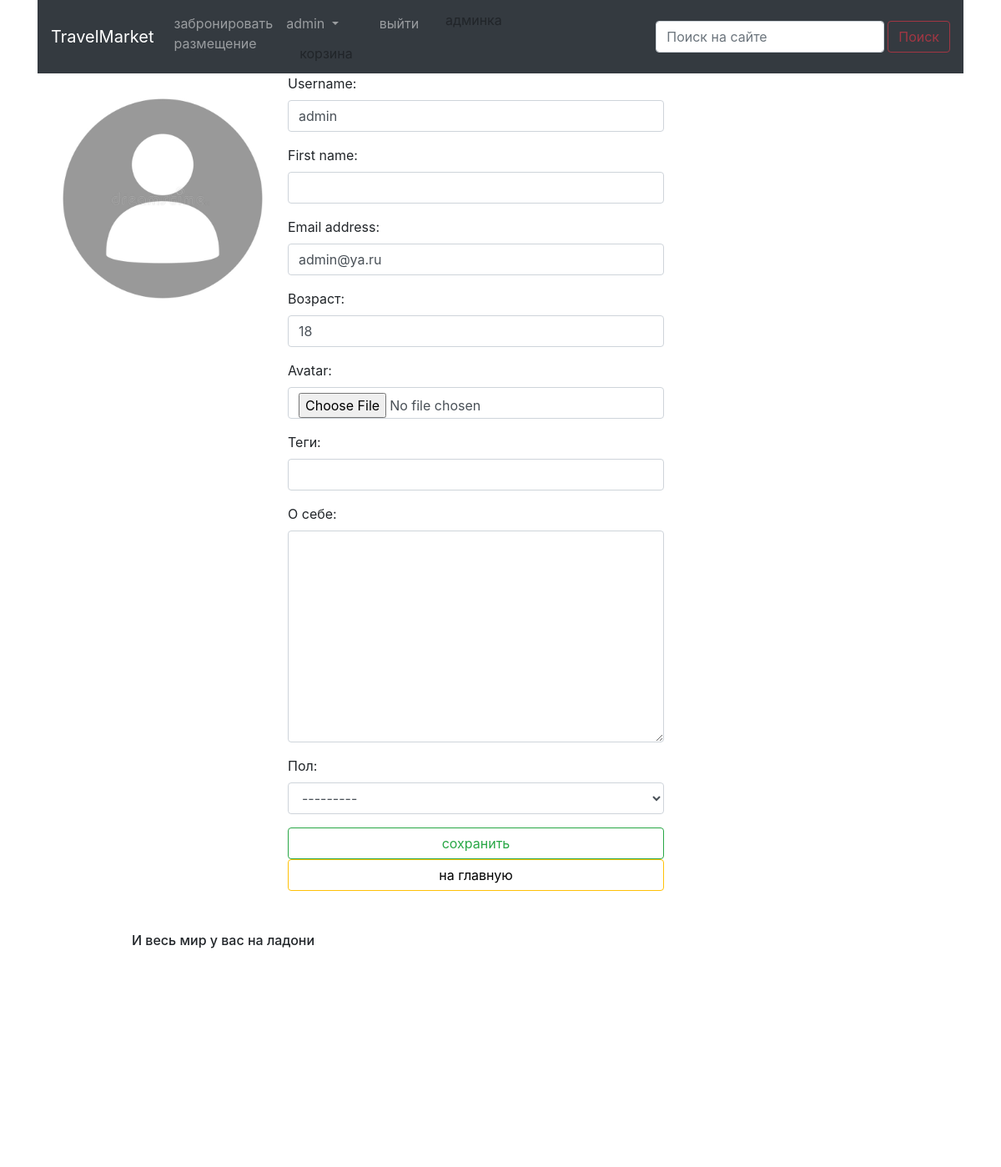
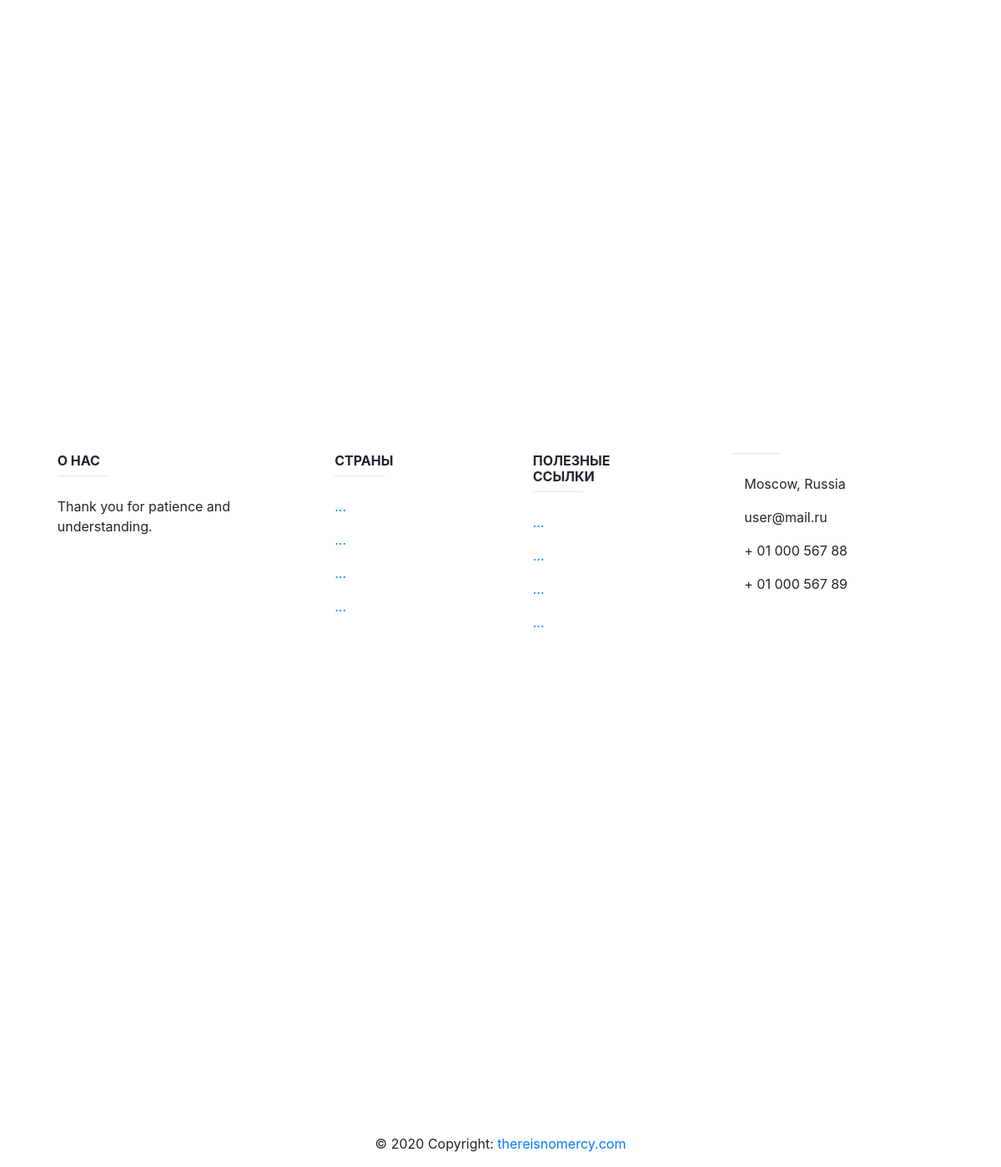
Page /auth/edit/ (signed in) on the committed database (2 pictures, top to bottom).
### authapp/models.py (models this page shows)
class TravelUser(AbstractUser):
    avatar = models.ImageField(upload_to='users_avatars', blank=True)
    age = models.PositiveIntegerField(verbose_name='возраст', default=18)

### authapp/views.py (the view)
# urls.py: path('edit/', authapp.edit, name='edit'),
@transaction.atomic()
def edit(request):
    title = 'редактирование'
    if request.method == 'POST':
        edit_form = TravelUserEditForm(request.POST,
                                       request.FILES, instance=request.user)
        profile_form = TravelUserProfileEditForm(
            request.POST, instance=request.user.traveluserprofile)
        if edit_form.is_valid() and profile_form.is_valid():
            edit_form.save()
            return HttpResponseRedirect(reverse('auth:edit'))
    else:
        edit_form = TravelUserEditForm(instance=request.user)
        profile_form = TravelUserProfileEditForm(instance=
                                                 request.user.traveluserprofile)
    content = {'title': title,
               'edit_form': edit_form,
               'profile_form': profile_form}
    return render(request, 'authapp/edit.html', content)

### authapp/forms.py (shortened to what this page needs)
class TravelUserEditForm(UserChangeForm):
    class Meta:
        model = TravelUser
        fields = ('username', 'first_name', 'email', 'age', 'avatar',
                  'password')
    def __init__(self, *args, **kwargs):
        super().__init__(*args, **kwargs)
        for field_name, field in self.fields.items():
            field.widget.attrs['class'] = 'form-control'
            field.help_text = ''
            if field_name == 'password':
                field.widget = forms.HiddenInput()

class TravelUserProfileEditForm(forms.ModelForm):
    class Meta:
        model = TravelUserProfile
        fields = ('tagline', 'aboutMe', 'gender')
    def __init__(self, *args, **kwargs):
        super(TravelUserProfileEditForm, self).__init__(*args, **kwargs)
        for field_name, field in self.fields.items():
            field.widget.attrs['class'] = 'form-control'

### authapp/templates/authapp/edit.html (shortened to what this page needs)
{% extends 'authapp/base.html' %}
{% load static %}
{% block content %}
    <div class="container form-group row">
        <div class="user_avatar float-right">
            <img src="/media/{{ user.avatar|default:'users_avatars/default.jpg' }}">
        </div>
        <div>
            <form class="col-lg-offset-4  form-horizontal "
                  action="{% url 'auth:edit' %}" method="post"
                  enctype="multipart/form-data">
                {{ edit_form.as_p }}
                {{ profile_form.as_p }}
                <input class="form-control btn btn-outline-success"
                       type="submit" value="сохранить">
                <button class="btn btn-outline-warning
                form-control col-lg-offset-4 last">
                    <a style="color: black; text-decoration: none"
                       href="{% url 'main' %}" class="">
                        на главную
                    </a>
                </button>
            </form>
        </div>
    </div>
{% endblock %}

### mainapp/templates/mainapp/includes/inc_menu.html (shortened to what this page needs)
<div class="">
<nav class="navbar navbar-expand-lg navbar-dark bg-dark ">
    <div class="collapse navbar-collapse" id="navbarTogglerDemo01">
        <a class="navbar-brand" href="{% url 'main' %}">TravelMarket</a>
        <ul class="navbar-nav mr-auto mt-2 mt-lg-0">
            <li class="nav-item"><a class="nav-link"
                                    href="{% url 'acc:index' %}">
                забронировать размещение</a></li>
            <li class="nav-item dropdown">
                {% if user.is_authenticated %}
                    <a class="nav-link dropdown-toggle"
                       href="" data-toggle="dropdown" aria-haspopup="true"
                       aria-expanded="false">
                        {{ user|default:'пользователь' }}
                    </a>
                    <a class="dropdown-item" href="{% url 'basket:view' %}">
                        корзина
                    </a>
                    <li class="nav-item">
                        <a class="nav-link"
                           href="{% url 'auth:logout' %}">выйти</a>
                    </li>
                {% else %}
                    <li class="nav-item">
                        <a class="nav-link"
                           href="{% url 'auth:login' %}">войти</a>
                    </li>
                {% endif %}
                {% if user.is_superuser %}
                        <a class="dropdown-item" href="{% url 'admin:users' %}">админка</a>
                {% endif %}
            </li>
        </ul>
        <form class="form-inline my-2 my-lg-0" >
            <input class="form-control mr-sm-1 " action="{% url 'acc:index' %}"
                   type="search" placeholder="Поиск на сайте" aria-label="Search"
            name="search">
            <button class="btn btn-outline-danger my-2 my-sm-0 disabled"
                    type="submit">Поиск</button>
        </form>
    </div>
</nav>
</div>

### static/css/style.css (style rules this page uses)
* { margin: 0; padding: 0; }
button.last { margin-bottom: 10px; }
body { font-family: 'Montserrat', sans-serif; }
html, body { height: 100%; }
.user_avatar img { width: 300px; border-radius: 25px; }
.container { width: 1366px; margin: 0 auto; min-height: 100%; }

### rows in the picture
TravelUser: username "admin", email "admin@ya.ru", age "18"
